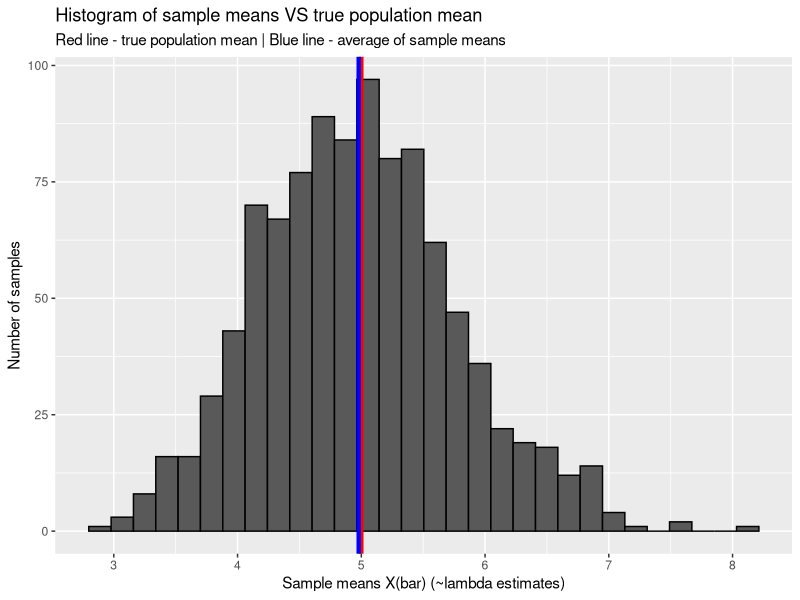
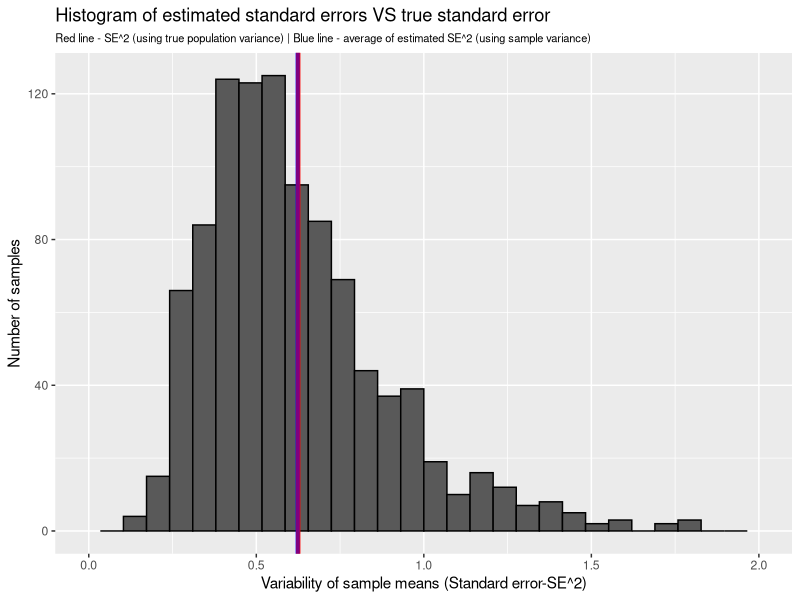
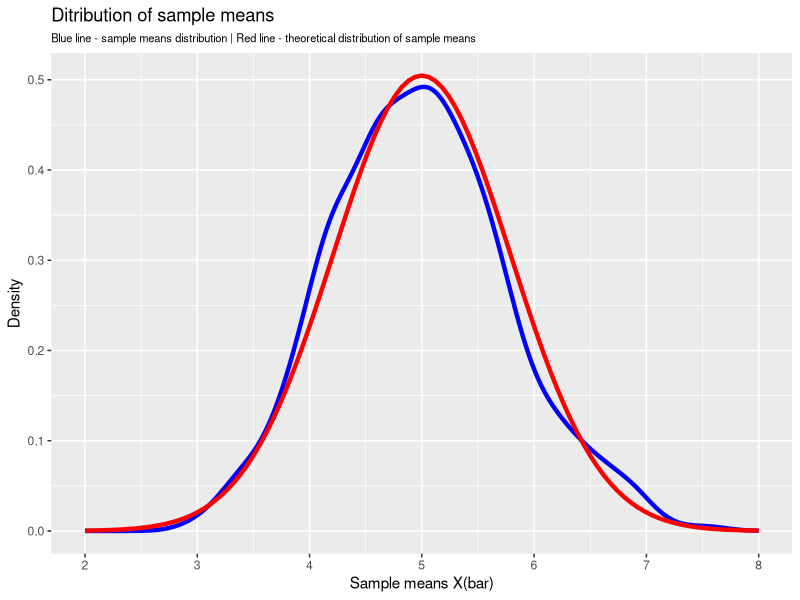

R code for these plots, in order:
## ---- chunk 1
knitr::opts_chunk$set(echo = TRUE, message = FALSE, fig.width = 7, fig.height = 3,
                      warning = FALSE)
## ---- chunk 2
rm(list = ls())
graphics.off()

# Load R packages
packages <- c("dplyr", "ggplot2", "datasets", "purrr") # list of packages to load

package.check <- lapply( # load or install & load list of packages
  packages,
  FUN = function(x) {
    if (!require(x, character.only = TRUE)) {
      install.packages(x, dependencies = TRUE)
      library(x, character.only = TRUE)
    }
  }
) 
rm(packages, package.check)

## ---- chunk 3
set.seed(11235)
lambda <- 0.2 # lambda of population distribution
n <- 40 # sample size
B <- 1000 # samples generated in simulation
samples <- matrix(rexp(n = n * B, rate = lambda),  # generate samples - save to matrix
                  nrow = B, ncol = n)
## ---- chunk 4
sample.means <- apply(samples, 1, mean) %>% # calculate sample means
  data.frame(X.bar = .)

# draw histogram sample means VS theoretical distribution mean
sample.means %>% 
  ggplot(aes(x = X.bar)) + 
  geom_histogram(color = "black", bins = 30) +
  geom_vline(xintercept = 1/lambda, color = "red", size = 1.5) +
  geom_vline(xintercept = mean(sample.means$X.bar), color = "blue", size = 1.5) +
  scale_x_continuous(breaks = seq(0,10)) +
  labs(title = "Histogram of sample means VS true population mean",
       subtitle = "Red line - true population mean | Blue line - average of sample means",
       x = "Sample means X(bar) (~lambda estimates)", 
       y = "Number of samples") 
## ---- chunk 5
sample.var <- apply(samples, 1, var) %>% # calculate sample variance
  data.frame(s2.bar = .) %>% 
  mutate(SE2 = s2.bar / n)

# draw histogram SE2 (sample variance) VS SE (population variance)
sample.var %>% 
  ggplot(aes(x = SE2)) +
  geom_histogram(color = "black", bins = 30) +
  geom_vline(xintercept = (1/lambda^2)/n, color = "red", size = 1.5) +
  geom_vline(xintercept = mean(sample.var$SE2), color = "blue", size = 1.5, alpha = 1/2) +
  scale_x_continuous(breaks = seq(0,10, 0.5), limits = c(0,2)) +
  labs(title = "Histogram of estimated standard errors VS true standard error",
       subtitle = "Red line - SE^2 (using true population variance) | Blue line - average of estimated SE^2 (using sample variance)",
       x = "Variability of sample means (Standard error-SE^2)",
       y = "Number of samples") +
  theme(plot.subtitle = element_text(size = 8))
## ---- chunk 6
# draw density plot of distribution of smaple means VS theoretical normal curve
sample.means %>% 
  ggplot(aes(x = X.bar)) +
  geom_density(color = "blue", size = 1.5, ) +
  stat_function(fun = dnorm, args = list(mean = 1/lambda, sd = sqrt((1/lambda^2)/n)), color = "red", size = 1.5) +
  scale_x_continuous(breaks = seq(0,10, 1), limits = c(2,8)) +
  labs(title = "Ditribution of sample means",
       subtitle = "Blue line - sample means distribution | Red line - theoretical distribution of sample means",
       x = "Sample means X(bar)",
       y = "Density") +
  theme(plot.subtitle = element_text(size = 8))
